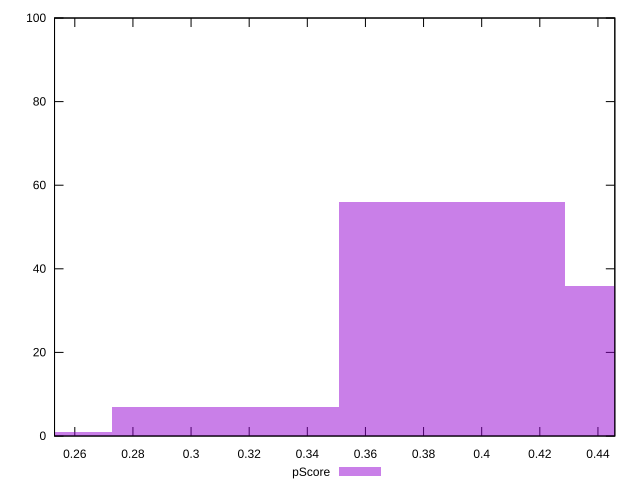

Recreate this plot in gnuplot.
reset

$pScore <<EOF
0.38973949767079863 56
0.3117915981366389 7
0.4676873972049584 36
0.2338436986024792 1
EOF

set key outside below
set boxwidth 0.07794789953415973
set xrange [0.25302431296883876:0.4458095268025572]
set yrange [0:100]
set trange [0:100]
set style fill transparent solid 0.5 noborder
set terminal svg size 640, 490 enhanced background rgb 'white'
set output "report_00008_2021-01-22T20:58:29.167/max-potential-fid/samples/pages+cached/pScore/histogram.svg"

plot $pScore title "pScore" with boxes

reset
